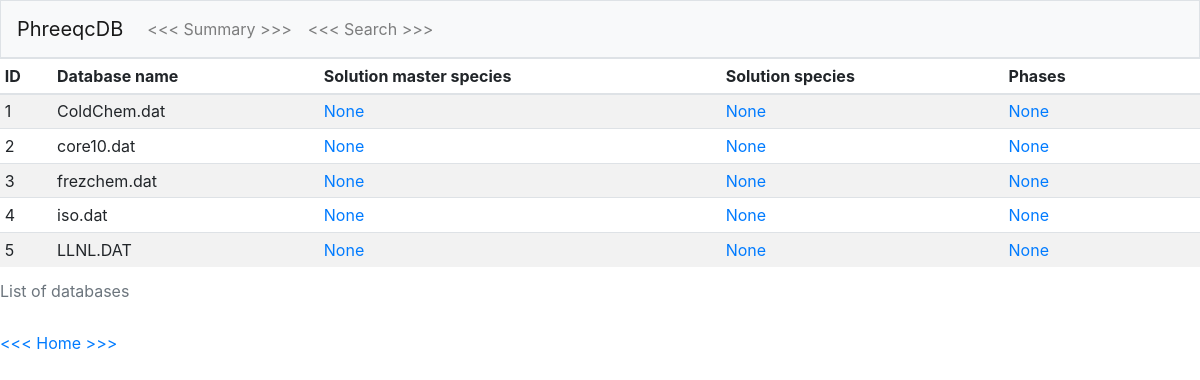
Before: /overview with the older database file.
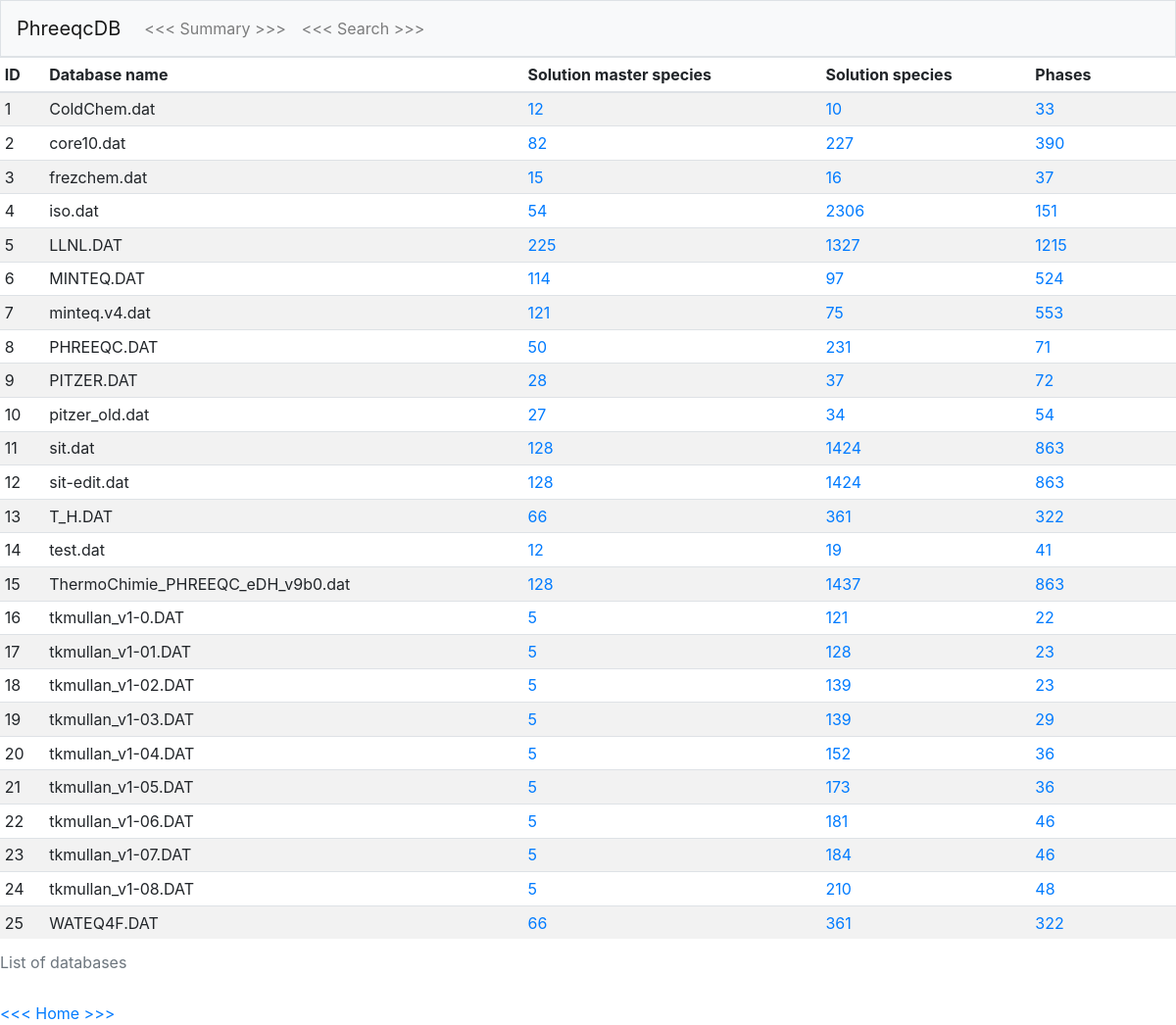
After: the same page with the newer database file.
### tables this page shows
CREATE TABLE db_meta (id INTEGER, name TEXT NOT NULL, solution_master_species INTEGER, solution_species INTEGER, phases INTEGER, PRIMARY KEY(id));

### application.py (the view)
@app.route("/overview")
def summary():
    summary = db.execute("SELECT * FROM db_meta")
    return flask.render_template("summary.html", summary=summary)

### templates/summary.html (shortened to what this page needs)
{% extends "layout.html" %}
{% block main %}
<div>
    <table class="table table-hover table-sm table-striped">
        <caption>List of databases</caption>
        <thead>
            <tr>
                <th>ID</th>
                <th>Database name</th>
                <th>Solution master species</th>
                <th>Solution species</th>
                <th>Phases</th>
                <th></th>
            </tr>
        </thead>
        <tbody>
            {% for item in summary %}
                <tr onmouseover="showdelete({{ item.id }})" onmouseout="hidedelete({{ item.id }})">
                    <td>{{ item.id }}</td>
                    <td>{{ item.name }}</td>
                    <td><a href="/details?id={{ item.id }}&type=solution_master_species">{{ item.solution_master_species }}</a></td>
                    <td><a href="/details?id={{ item.id }}&type=solution_species">{{ item.solution_species }}</a></td>
                    <td><a href="/details?id={{ item.id }}&type=phases">{{ item.phases }}</a></td>
                    <td><a href="/delete?id={{ item.id }}" class="deletedb">&#x1F5D1;</a></td>
                </tr>
            {% endfor %}
        </tbody>
    </table>
</div>
<div>
    <a href="/">&lt;&lt;&lt; Home >>></a>
</div>
{% endblock %}

Changed rows visible on the page:
changed db_meta "ColdChem.dat": solution_master_species "None" → "12"; solution_species "None" → "10"; phases "None" → "33"
changed db_meta "core10.dat": solution_master_species "None" → "82"; solution_species "None" → "227"; phases "None" → "390"
changed db_meta "frezchem.dat": solution_master_species "None" → "15"; solution_species "None" → "16"; phases "None" → "37"
changed db_meta "iso.dat": solution_master_species "None" → "54"; solution_species "None" → "2306"; phases "None" → "151"
changed db_meta "LLNL.DAT": solution_master_species "None" → "225"; solution_species "None" → "1327"; phases "None" → "1215"
added db_meta: id "6", name "MINTEQ.DAT", solution_master_species "114", solution_species "97", phases "524"
added db_meta: id "7", name "minteq.v4.dat", solution_master_species "121", solution_species "75", phases "553"
added db_meta: id "8", name "PHREEQC.DAT", solution_master_species "50", solution_species "231", phases "71"
added db_meta: id "9", name "PITZER.DAT", solution_master_species "28", solution_species "37", phases "72"
added db_meta: id "10", name "pitzer_old.dat", solution_master_species "27", solution_species "34", phases "54"
added db_meta: id "11", name "sit.dat", solution_master_species "128", solution_species "1424", phases "863"
added db_meta: id "12", name "sit-edit.dat", solution_master_species "128", solution_species "1424", phases "863"
added db_meta: id "13", name "T_H.DAT", solution_master_species "66", solution_species "361", phases "322"
added db_meta: id "14", name "test.dat", solution_master_species "12", solution_species "19", phases "41"
added db_meta: id "15", name "ThermoChimie_PHREEQC_eDH_v9b0.dat", solution_master_species "128", solution_species "1437", phases "863"
added db_meta: id "16", name "tkmullan_v1-0.DAT", solution_master_species "5", solution_species "121", phases "22"
added db_meta: id "17", name "tkmullan_v1-01.DAT", solution_master_species "5", solution_species "128", phases "23"
added db_meta: id "18", name "tkmullan_v1-02.DAT", solution_master_species "5", solution_species "139", phases "23"
added db_meta: id "19", name "tkmullan_v1-03.DAT", solution_master_species "5", solution_species "139", phases "29"
added db_meta: id "20", name "tkmullan_v1-04.DAT", solution_master_species "5", solution_species "152", phases "36"
added db_meta: id "21", name "tkmullan_v1-05.DAT", solution_master_species "5", solution_species "173", phases "36"
added db_meta: id "22", name "tkmullan_v1-06.DAT", solution_master_species "5", solution_species "181", phases "46"
added db_meta: id "23", name "tkmullan_v1-07.DAT", solution_master_species "5", solution_species "184", phases "46"
added db_meta: id "24", name "tkmullan_v1-08.DAT", solution_master_species "5", solution_species "210", phases "48"
added db_meta: id "25", name "WATEQ4F.DAT", solution_master_species "66", solution_species "361", phases "322"
